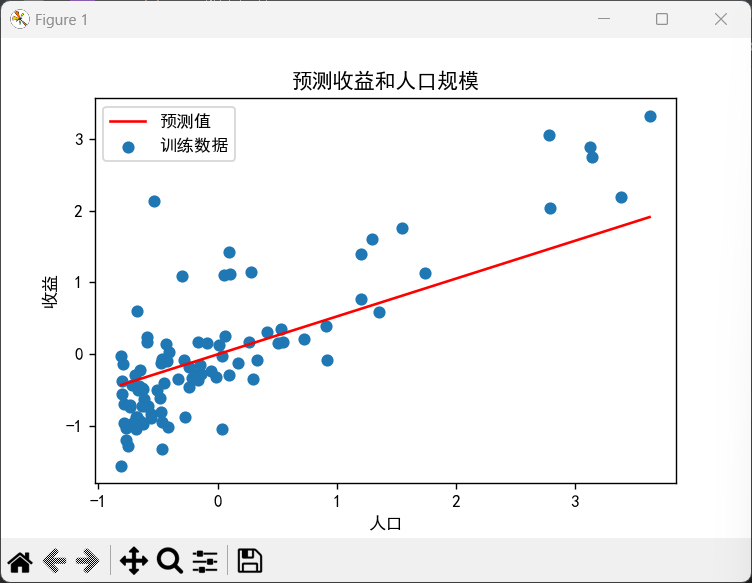

Python code for this plot:
import sys
sys.path.append("D:\python\lib\site-packages")
import pandas as pd
import numpy as np
import matplotlib.pyplot as plt
from matplotlib import rcParams  ## run command settings for plotting

config = {
    "mathtext.fontset":'stix',
    "font.family":'serif',
    "font.serif": ['SimHei'],
    "font.size": 10,   # 字号，大家自行调节
    'axes.unicode_minus': False # 处理负号，即-号
}
rcParams.update(config)  ## 设置画图的一些参数
# 读取数据
path = 'C:\\Users\\86153\Desktop\\regress_data1.csv'
data = pd.read_csv(path)
cols = data.shape[1]
X_data = data.iloc[:, :cols-1]
y_data = data.iloc[:, cols-1:]

# 数据归一化
X_data = (X_data - X_data.mean()) / X_data.std()
y_data = (y_data - y_data.mean()) / y_data.std()

X_data.insert(0, 'Ones', 1)
X = X_data.values
Y = y_data.values
W = np.array([[0.0], [0.0]])

def computeCostWithL2(X, Y, W, reg_lambda):
    Y_hat = np.dot(X, W)
    loss = np.sum((Y_hat - Y) ** 2) / (2 * X.shape[0]) + reg_lambda * np.sum(W[1:] ** 2) / 2
    return loss

def gradientDescentWithL2(X, Y, W, alpha, reg_lambda):
    num_train = X.shape[0]
    Y_hat = np.dot(X, W)
    dW = (X.T @ (Y_hat - Y) + reg_lambda * np.vstack(([[0]], W[1:]))) / X.shape[0]
    W += -alpha * dW
    return W

def linearRegressionWithL2(X, Y, alpha, iters, reg_lambda):
    loss_his = []
    feature_dim = X.shape[1]
    W = np.zeros((feature_dim, 1))

    for i in range(iters):
        loss = computeCostWithL2(X, Y, W, reg_lambda)
        loss_his.append(loss)
        W = gradientDescentWithL2(X, Y, W, alpha, reg_lambda)

    return loss_his, W

alpha = 0.0001
iters = 10000
reg_lambda = 0.1

loss_his, W = linearRegressionWithL2(X, Y, alpha, iters, reg_lambda)

def predict(X, W):
    y_pre = np.dot(X, W)
    return y_pre

# 绘制预测结果和训练数据散点图
x = np.linspace(X_data['人口'].min(), X_data['人口'].max(), 100)
f = W[0, 0] + (W[1, 0] * x)

fig, ax = plt.subplots(figsize=(6, 4))
ax.plot(x, f, 'r', label='预测值')
ax.scatter(X_data['人口'], y_data, label='训练数据')
ax.legend(loc=2)
ax.set_xlabel('人口')
ax.set_ylabel('收益')
ax.set_title('预测收益和人口规模')

# 绘制代价函数随迭代次数变化的曲线
fig, ax = plt.subplots(figsize=(6, 4))
ax.plot(np.arange(iters), loss_his, 'r')
ax.set_xlabel('迭代次数')
ax.set_ylabel('代价')
ax.set_title('误差和训练Epoch数')
plt.show()
